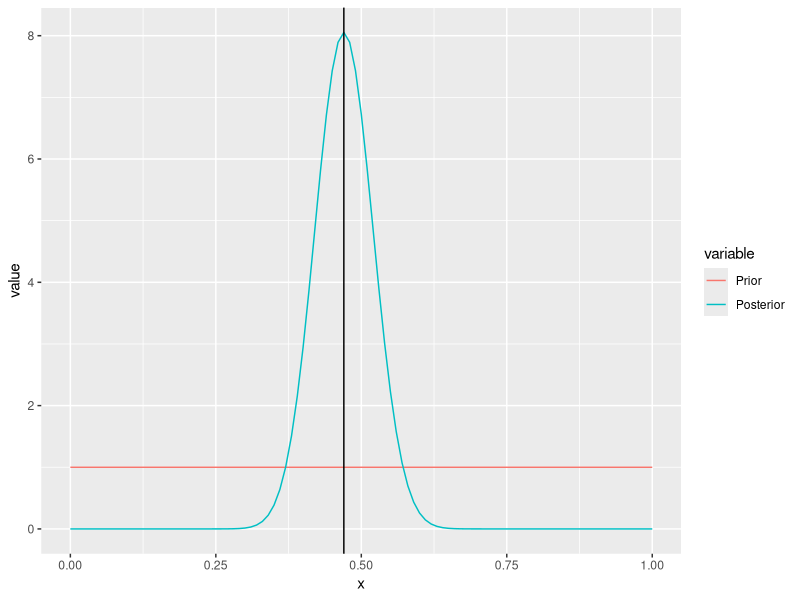
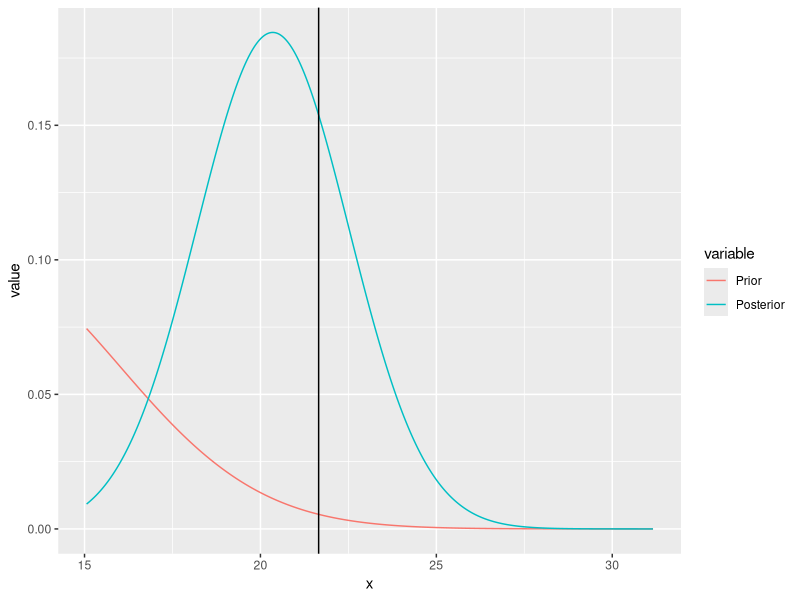

Generate these figures, in order, with R:
#Inference for Binomial with Beta Prior
BBB<-function(n,p,alpha,beta)
{
  require(ggplot2)
  require(reshape2)
  xx<-rbinom(1,n,p)
  p_hat<-xx/n
  print("Observed Proportion, Posterior Mean")
  p_hat_Post<-(alpha+xx)/(n+alpha+beta)
  print(c(p_hat,p_hat_Post))
  x  <- seq(0, 1, 0.01)
  Prior <- dbeta(x,alpha,beta)
  Posterior <- dbeta(x,alpha+xx,n+beta-xx)

  df <- data.frame(x, Prior, Posterior)
  
  # melt the data to a long format
  df2 <- reshape2::melt(data = df, id.vars = "x")
  
  # plot, using the aesthetics argument 'colour'
  ggplot(data = df2, aes(x = x, y = value, colour = variable)) + geom_line() + geom_vline(xintercept=p_hat)

 
}

n<-100
p<-0.5
alpha<-1
beta<-1

BBB(n,p,alpha,beta)
#Inference for Normal with Normal Prior
BNN<-function(n,mu,sigma,theta,tau)
{
  require(ggplot2)
  require(reshape2)
  xx<-rnorm(n,mu,sigma)
  xbar<-mean(xx)
  theta_post<-(theta*sigma^2+n*xbar*tau^2)/(sigma^2+n*tau^2)
  tau_post<-(sigma^2*tau^2)/(sigma^2+n*tau^2)
  print("Observed Mean, Posterior Mean")
  xbar_Post<-theta_post
  print(c(xbar,xbar_Post))
  a<-min(xx)-1
  b<-max(xx)+1
  x  <- seq(a, b, 0.01)
  Prior <- dnorm(x,theta,tau)
  Posterior <- dnorm(x,theta_post,tau_post)

  df <- data.frame(x, Prior, Posterior)
  
  # melt the data to a long format
  df2 <- reshape2::melt(data = df, id.vars = "x")
  
  # plot, using the aesthetics argument 'colour'
  ggplot(data = df2, aes(x = x, y = value, colour = variable)) + geom_line() + geom_vline(xintercept=xbar)
  
  
}

BNN(10,20,5,12,4)